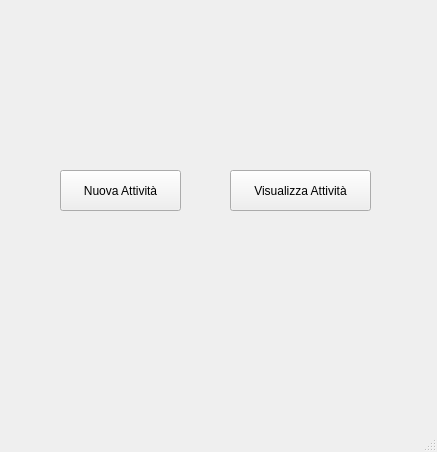
<?xml version="1.0" encoding="UTF-8"?>
<ui version="4.0">
 <class>MainWindow</class>
 <widget class="QMainWindow" name="MainWindow">
  <property name="geometry">
   <rect>
    <x>0</x>
    <y>0</y>
    <width>437</width>
    <height>452</height>
   </rect>
  </property>
  <property name="windowTitle">
   <string>MainWindow</string>
  </property>
  <widget class="QWidget" name="centralwidget">
   <widget class="QPushButton" name="newActivityButton">
    <property name="geometry">
     <rect>
      <x>60</x>
      <y>170</y>
      <width>121</width>
      <height>41</height>
     </rect>
    </property>
    <property name="text">
     <string>Nuova Attività</string>
    </property>
   </widget>
   <widget class="QPushButton" name="showActivitiesButton">
    <property name="geometry">
     <rect>
      <x>230</x>
      <y>170</y>
      <width>141</width>
      <height>41</height>
     </rect>
    </property>
    <property name="text">
     <string>Visualizza Attività</string>
    </property>
   </widget>
  </widget>
  <widget class="QMenuBar" name="menubar">
   <property name="geometry">
    <rect>
     <x>0</x>
     <y>0</y>
     <width>437</width>
     <height>22</height>
    </rect>
   </property>
  </widget>
  <widget class="QStatusBar" name="statusbar"/>
 </widget>
 <resources/>
 <connections/>
</ui>
